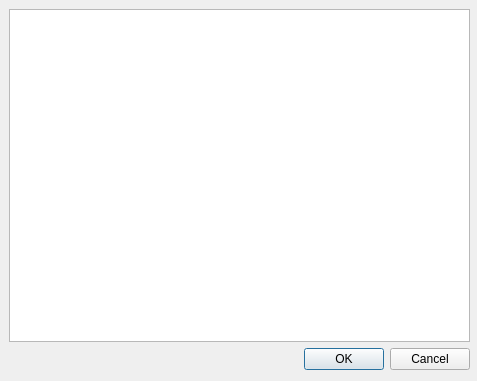
<?xml version="1.0" encoding="UTF-8"?>
<ui version="4.0">
 <class>DTablaBolas</class>
 <widget class="QDialog" name="DTablaBolas">
  <property name="geometry">
   <rect>
    <x>0</x>
    <y>0</y>
    <width>477</width>
    <height>381</height>
   </rect>
  </property>
  <property name="windowTitle">
   <string>Dialog</string>
  </property>
  <widget class="QWidget" name="">
   <property name="geometry">
    <rect>
     <x>9</x>
     <y>9</y>
     <width>461</width>
     <height>361</height>
    </rect>
   </property>
   <layout class="QVBoxLayout" name="verticalLayout">
    <item>
     <widget class="QTableView" name="vistaBolas"/>
    </item>
    <item>
     <widget class="QDialogButtonBox" name="buttonBox">
      <property name="orientation">
       <enum>Qt::Horizontal</enum>
      </property>
      <property name="standardButtons">
       <set>QDialogButtonBox::Cancel|QDialogButtonBox::Ok</set>
      </property>
     </widget>
    </item>
   </layout>
  </widget>
 </widget>
 <resources/>
 <connections>
  <connection>
   <sender>buttonBox</sender>
   <signal>accepted()</signal>
   <receiver>DTablaBolas</receiver>
   <slot>accept()</slot>
   <hints>
    <hint type="sourcelabel">
     <x>248</x>
     <y>254</y>
    </hint>
    <hint type="destinationlabel">
     <x>157</x>
     <y>274</y>
    </hint>
   </hints>
  </connection>
  <connection>
   <sender>buttonBox</sender>
   <signal>rejected()</signal>
   <receiver>DTablaBolas</receiver>
   <slot>reject()</slot>
   <hints>
    <hint type="sourcelabel">
     <x>316</x>
     <y>260</y>
    </hint>
    <hint type="destinationlabel">
     <x>286</x>
     <y>274</y>
    </hint>
   </hints>
  </connection>
 </connections>
</ui>
